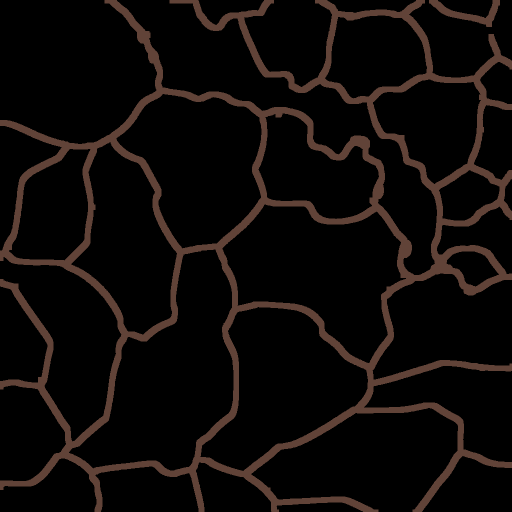
#> input picture outputs/map1024/map_borders.png, 1024 x 1024 px, given in place of map.jpg, which was not available (shown at 1/2 size)
$ jupyter execute --allow-errors Image_Processing_Map4096.ipynb   (shell and % lines are left out)
#> lines starting #> are read from the running program, lines starting #| are printed output that depends on the picture; after the words box and inside, x2 and y2 are one past the last pixel; in counts of white or black regions, pixels touching at a corner belong together; pictures that were not available may be replaced by others from this repository, and a replacement may not be noted
### scripts/ShaderMapGeneration/utils.py
import random
from IPython.display import display
from PIL import Image


def show(img):
    pilImage = Image.fromarray(img)
    display(pilImage)


q = 10  # quantization
offset = 5
range = 255 - q - offset


# [63 lines left out: functions getQuantizedColor, getHexRandomColor, getRandomColor, generateRandomName, not called in this run]


QUANTIZATION_PRECISENESS = 15
QUANTIZATION_LEVEL_COUNT = 17


# [14 lines left out: function getQuantizedValue, not called in this run]


class ProvinceDataView:
    def __init__(self, name, color, id, hash, fixed_position):
        self.name = name
        self.color = color
        self.id = id
        self.hash = hash
        self.fixed_position = fixed_position


# [14 lines left out: function convertProvinceDataViewArrayToJson, not called in this run]

### scripts/ShaderMapGeneration/Image_Processing_Map4096.ipynb
[cell 1]
from utils import show, getQuantizedColor
# import all in utils
import utils as ut
from skimage import feature, morphology
import numpy as np
import cv2
import os
import numpy as np
from skimage import morphology
from skimage.morphology import medial_axis
from skimage.util import invert
from skimage.io import imread

[cell 2]
imgName = 'map.jpg'
projectName = 'map4096'
texturePath = '../../textures/map4096/'
outputPath = './outputs/'
outputPath = os.path.join(outputPath, projectName)

imgPath = os.path.join(texturePath, imgName)

image = imread(imgPath, as_gray=True)
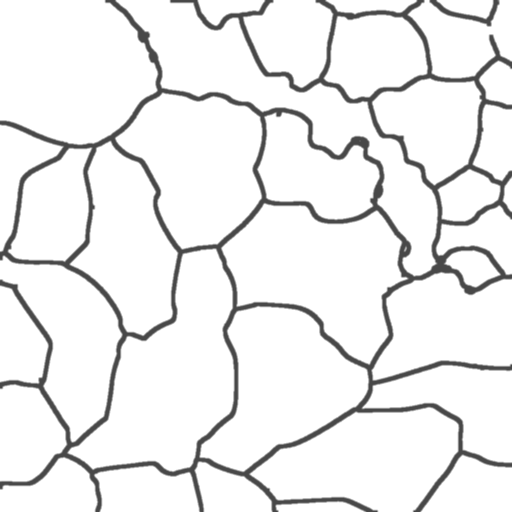
#> image: shape (1024, 1024) float64 (shown at 1/2 size); min 0.285, max 1, mean 0.93

height, width = image.shape
#> height = 1024; width = 1024
# imgSize = (int(width/8), int(height/8))
imgSize = (width, height)
#> imgSize = (1024, 1024)
image = cv2.resize(image, imgSize)

if not os.path.exists(outputPath):
    os.makedirs(outputPath)

# Copy imgPath as input.png
inputPath = os.path.join(outputPath, 'input.png')
cv2.imwrite(inputPath, cv2.cvtColor(imread(imgPath), cv2.COLOR_BGR2RGB))

[cell 3]
image = cv2.imread(imgPath)
#> image is the input picture: shape (1024, 1024, 3); mean B, G, R 7.5, 9, 13.1
image = cv2.resize(image, imgSize)
image_rgb = cv2.cvtColor(image, cv2.COLOR_BGR2RGB)
show(image_rgb)

[cell 4]
gray = cv2.cvtColor(image, cv2.COLOR_BGR2GRAY)
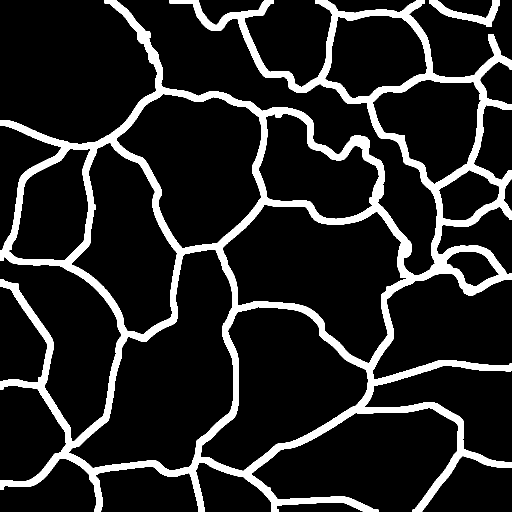
#> gray: shape (1024, 1024) (shown at 1/2 size); values 0 (black) and 75 (white), 13.5% white; 2 white regions, box (x1, y1, x2, y2) and area: (0, 0, 1024, 1024) 138861, (858, 0, 1000, 54) 2394
show(gray)

[cell 5]
grayThreshold = 120
_, thresholded = cv2.threshold(gray, grayThreshold, 255, cv2.THRESH_BINARY)
#> thresholded: shape (1024, 1024); every value is 0
show(thresholded)

[cell 6]
# CANNY
sigma = 4
_, thresholded = cv2.threshold(gray, grayThreshold, 255, cv2.THRESH_BINARY)
canny = feature.canny(thresholded, sigma=sigma)
show(canny)

[cell 7]
# Skeleton
sensitivity = 0.5
image = imread(imgPath, as_gray=True)
image = cv2.resize(image, imgSize)
binary_image = image > sensitivity
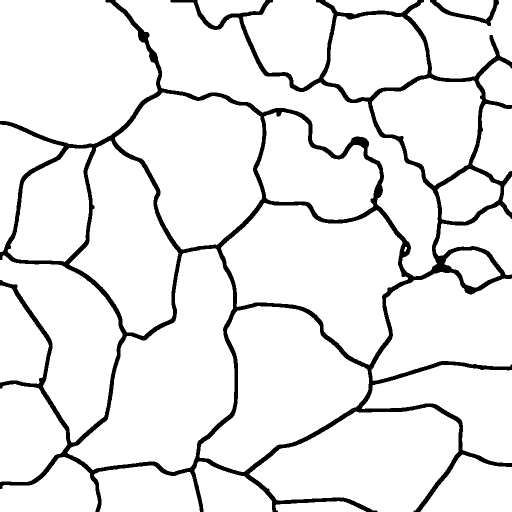
#> binary_image: shape (1024, 1024) bool (shown at 1/2 size); 91.5% white; 2 black regions, box (x1, y1, x2, y2) and area: (0, 0, 1024, 1024) 87174, (860, 0, 998, 52) 1476
binary_image = invert(binary_image)
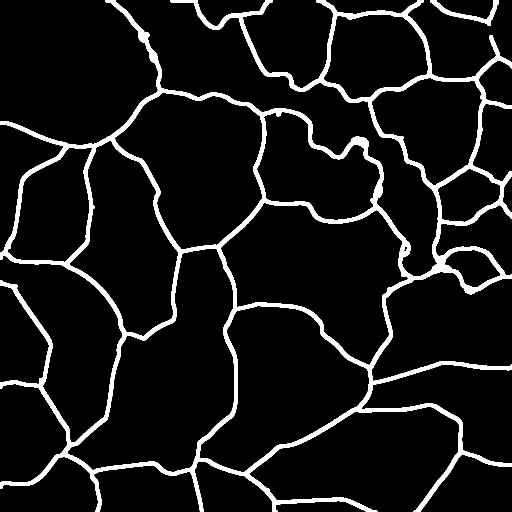
#> binary_image: shape (1024, 1024) bool (shown at 1/2 size); 8.5% white; 2 white regions, box (x1, y1, x2, y2) and area: (0, 0, 1024, 1024) 87174, (860, 0, 998, 52) 1476

skeleton, distance = medial_axis(binary_image, return_distance=True)
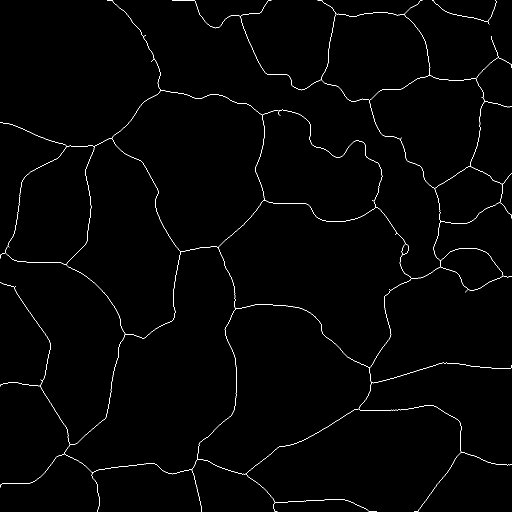
#> skeleton: shape (1024, 1024) bool (shown at 1/2 size); 0.92% white in thin lines or dots
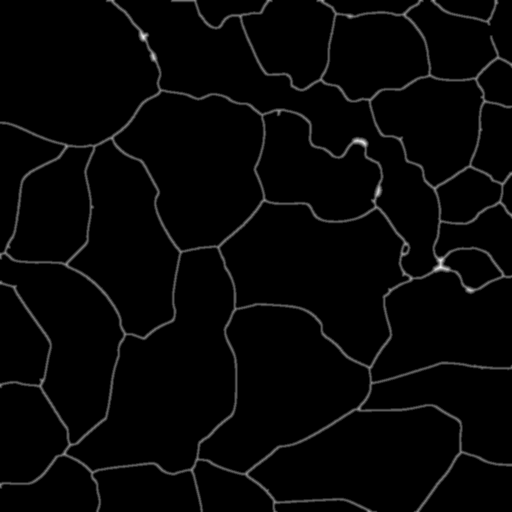
#> distance: shape (1024, 1024) float64 (shown at 1/2 size); min 0, max 10, mean 0.219; drawn with min black and max white
skeleton = invert(skeleton)
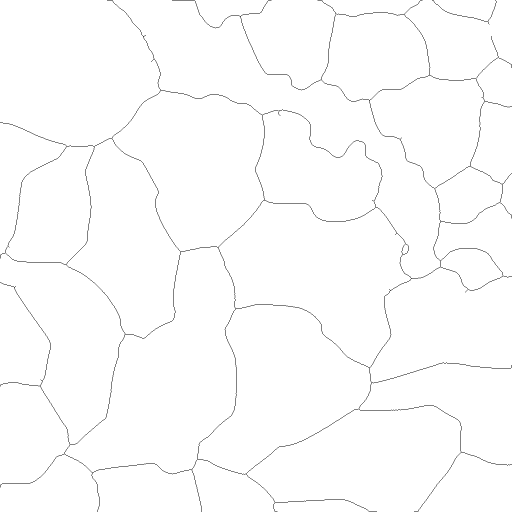
#> skeleton: shape (1024, 1024) bool (shown at 1/2 size); 99.1% white; black in thin lines or dots
show(skeleton)
#> in show (call 5), `pilImage = Image.fromarray(img)`: pilImage: PIL image 1024x1024 1; 99.1% white; black in thin lines or dots
cv2.imwrite(os.path.join(outputPath, 'skeleton.png'), (skeleton * 255).astype(np.uint8))
#> Out = True

[cell 8]
image = cv2.imread(imgPath, 0)
image = cv2.resize(image, imgSize)

_, thresh = cv2.threshold(image, 120, 255, cv2.THRESH_BINARY)
contours, _ = cv2.findContours(
    thresh, cv2.RETR_EXTERNAL, cv2.CHAIN_APPROX_SIMPLE)
#> contours = []

blank_image = np.zeros((image.shape[0], image.shape[1], 3), np.uint8)
blank_image[:] = (255, 255, 255)
print(len(contours))
#| 0

for i, contour in enumerate(contours):
    color = (np.random.randint(0, 255), np.random.randint(
        0, 255), np.random.randint(0, 255))

    cv2.drawContours(blank_image, contours, i, color, -1)
#> this loop made 0 passes
#> blank_image: shape (1024, 1024, 3); every value is 255


show(blank_image)

[cell 9]
figure = skeleton
skeleton_uint8 = (figure * 255).astype(np.uint8)
image = cv2.imread(imgPath, 0)
image = cv2.resize(image, imgSize)

_, thresh = cv2.threshold(image, 120, 255, cv2.THRESH_BINARY)

contours, _ = cv2.findContours(
    thresh, cv2.RETR_EXTERNAL, cv2.CHAIN_APPROX_SIMPLE)
print(len(contours))
#| 0

filled_image = cv2.cvtColor(skeleton_uint8, cv2.COLOR_GRAY2BGR)
#> filled_image: shape (1024, 1024, 3); 99.1% white; black in thin lines or dots

points = []
for i, contour in enumerate(contours):
    color = (np.random.randint(0, 255), np.random.randint(
        0, 255), np.random.randint(0, 255))

    cv2.drawContours(filled_image, contours, i, color, -1)
    points.append(contour[0])
#> after the loop, points = []

show(filled_image)

[cell 10]
copy = cv2.cvtColor(invert(skeleton_uint8), cv2.COLOR_GRAY2BGR)
#> copy: shape (1024, 1024, 3); 0.92% white in thin lines or dots

for point in points:
    x, y = point[0]
    color = tuple(filled_image[y, x])
    color = (int(color[0]), int(color[1]), int(color[2]))
    cv2.floodFill(copy, None, (x, y), color)

show(copy)

[cell 11]
copy = cv2.cvtColor(invert(skeleton_uint8), cv2.COLOR_GRAY2BGR)
show(copy)
i = 0

provinceDataViews = []

for point in points:
    x, y = point[0]
    color = getQuantizedColor(i)
    provinceDataView = ut.ProvinceDataView(ut.generateRandomName(
    ), ut.getHexRandomColor(i), i, ut.getQuantizedValue(color), {"x": int(x), "y": int(y)})
    provinceDataViews.append(provinceDataView)
    cv2.floodFill(copy, None, (x, y), color)
    i += 1
#> after the loop, i = 0; provinceDataViews = []

show(copy)

[cell 12]
import json

my_objects = []
my_objects.append(ut.ProvinceDataView("Lavender", "#F6A2AC",
                  25, 215, {"x": 1209.8106, "y": 224.7444}))
my_objects.append(ut.ProvinceDataView("Rose", "#FFC0CB",
                  31, 198, {"x": 987.6543, "y": 321.0987}))
my_objects.append(ut.ProvinceDataView("Sunflower", "#FFCE00",
                  42, 123, {"x": 543.2109, "y": 876.5432}))
